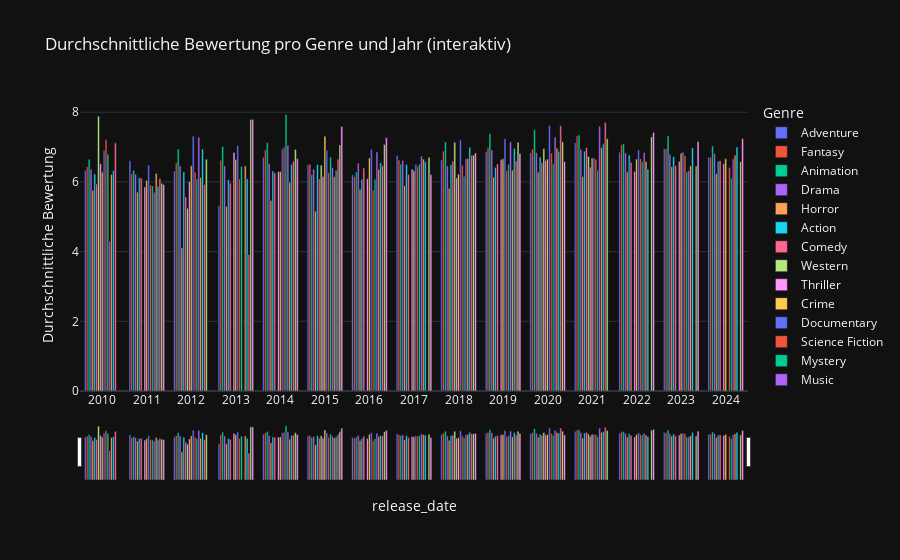

Notebook code cell kept with this figure:
### Markdown cell above
##### Visualisierung der durchschnittlichen Bewertung pro Genre pro Jahr

### Code cell
import pandas as pd
import plotly.express as px

# Wir erstellen einen DataFrame pro Genre-Trace und übergeben genre_name als customdata in jedem Trace.

def plot_interactive_genre(df_grouped):
    fig = px.bar(
        df_grouped,
        x='release_date',
        y='avg_rating',
        color='genre_name',
        barmode='group',

        labels={
            'year': 'Jahr',
            'avg_rating': 'Durchschnittliche Bewertung',
            'genre_name': 'Genre'
        },
        title='Durchschnittliche Bewertung pro Genre und Jahr (interaktiv)'
    )

    # Für jeden Trace: setze custom data individuell
    for trace in fig.data:
        # Der Name des Trace ist bereits der Genre-Name
        genre = trace.name
        # custom data: eine Spalte mit Genre-Namen, gleiche Länge wie x
        trace.customdata = [genre] * len(trace.x)
        # Hover template mit Nutzung von custom data
        trace.hovertemplate = (
            '<b>Genre:</b> %{customdata}<br>'
            '<b>Jahr:</b> %{x}<br>'
            '<b>Bewertung:</b> %{y:.2f}<extra></extra>'
        )

    fig.update_layout(
        xaxis=dict(rangeslider=dict(visible=True), type='category'),
        hovermode='closest',
        legend=dict(title='Genre', orientation='v', x=1.02, y=1)
    )
    return fig

# Anwendung:
fig = plot_interactive_genre(df_grouped)
fig.show()

### Figure 1 — Plotly figure (JSON) as saved in the notebook; plotly's stock layout.template omitted (floating-point values rounded to 4 significant figures)
{"data": [{"alignmentgroup": "True", "hovertemplate": "<b>Genre:</b> %{customdata}<br><b>Jahr:</b> %{x}<br><b>Bewertung:</b> %{y:.2f}<extra></extra>", "legendgroup": "Adventure", "marker": {"color": "#636efa", "pattern": {"shape": ""}}, "name": "Adventure", "offsetgroup": "Adventure", "orientation": "v", "showlegend": true, "textposition": "auto", "x": [2010, 2011, 2012, 2013, 2014, 2015, 2016, 2017, 2018, 2019, 2020, 2021, 2022, 2023, 2024], "xaxis": "x", "y": [6.33, 6.608, 6.312, 5.314, 6.708, 6.492, 6.203, 6.761, 6.635, 6.872, 6.834, 7.125, 6.852, 6.948, 6.712], "yaxis": "y", "type": "bar", "customdata": ["Adventure", "Adventure", "Adventure", "Adventure", "Adventure", "Adventure", "Adventure", "Adventure", "Adventure", "Adventure", "Adventure", "Adventure", "Adventure", "Adventure", "Adventure"]}, {"alignmentgroup": "True", "hovertemplate": "<b>Genre:</b> %{customdata}<br><b>Jahr:</b> %{x}<br><b>Bewertung:</b> %{y:.2f}<extra></extra>", "legendgroup": "Fantasy", "marker": {"color": "#EF553B", "pattern": {"shape": ""}}, "name": "Fantasy", "offsetgroup": "Fantasy", "orientation": "v", "showlegend": true, "textposition": "auto", "x": [2010, 2011, 2012, 2013, 2014, 2015, 2016, 2017, 2018, 2019, 2020, 2021, 2022, 2023, 2024], "xaxis": "x", "y": [6.434, 6.229, 6.548, 6.622, 6.918, 6.505, 6.151, 6.627, 6.884, 6.996, 6.94, 7.318, 7.065, 6.949, 6.705], "yaxis": "y", "type": "bar", "customdata": ["Fantasy", "Fantasy", "Fantasy", "Fantasy", "Fantasy", "Fantasy", "Fantasy", "Fantasy", "Fantasy", "Fantasy", "Fantasy", "Fantasy", "Fantasy", "Fantasy", "Fantasy"]}, {"alignmentgroup": "True", "hovertemplate": "<b>Genre:</b> %{customdata}<br><b>Jahr:</b> %{x}<br><b>Bewertung:</b> %{y:.2f}<extra></extra>", "legendgroup": "Animation", "marker": {"color": "#00cc96", "pattern": {"shape": ""}}, "name": "Animation", "offsetgroup": "Animation", "orientation": "v", "showlegend": true, "textposition": "auto", "x": [2010, 2011, 2012, 2013, 2014, 2015, 2016, 2017, 2018, 2019, 2020, 2021, 2022, 2023, 2024], "xaxis": "x", "y": [6.65, 6.335, 6.942, 7.016, 7.127, 6.207, 6.285, 6.512, 7.146, 7.388, 7.494, 7.345, 7.094, 7.32, 7.031], "yaxis": "y", "type": "bar", "customdata": ["Animation", "Animation", "Animation", "Animation", "Animation", "Animation", "Animation", "Animation", "Animation", "Animation", "Animation", "Animation", "Animation", "Animation", "Animation"]}, {"alignmentgroup": "True", "hovertemplate": "<b>Genre:</b> %{customdata}<br><b>Jahr:</b> %{x}<br><b>Bewertung:</b> %{y:.2f}<extra></extra>", "legendgroup": "Drama", "marker": {"color": "#ab63fa", "pattern": {"shape": ""}}, "name": "Drama", "offsetgroup": "Drama", "orientation": "v", "showlegend": true, "textposition": "auto", "x": [2010, 2011, 2012, 2013, 2014, 2015, 2016, 2017, 2018, 2019, 2020, 2021, 2022, 2023, 2024], "xaxis": "x", "y": [6.366, 6.226, 6.462, 6.461, 6.528, 6.363, 6.541, 6.622, 6.459, 6.919, 6.841, 6.935, 6.834, 6.791, 6.812], "yaxis": "y", "type": "bar", "customdata": ["Drama", "Drama", "Drama", "Drama", "Drama", "Drama", "Drama", "Drama", "Drama", "Drama", "Drama", "Drama", "Drama", "Drama", "Drama"]}, {"alignmentgroup": "True", "hovertemplate": "<b>Genre:</b> %{customdata}<br><b>Jahr:</b> %{x}<br><b>Bewertung:</b> %{y:.2f}<extra></extra>", "legendgroup": "Horror", "marker": {"color": "#FFA15A", "pattern": {"shape": ""}}, "name": "Horror", "offsetgroup": "Horror", "orientation": "v", "showlegend": true, "textposition": "auto", "x": [2010, 2011, 2012, 2013, 2014, 2015, 2016, 2017, 2018, 2019, 2020, 2021, 2022, 2023, 2024], "xaxis": "x", "y": [5.758, 5.709, 4.112, 5.297, 5.465, 5.163, 5.788, 5.889, 5.819, 6.134, 6.284, 6.152, 6.285, 6.436, 6.239], "yaxis": "y", "type": "bar", "customdata": ["Horror", "Horror", "Horror", "Horror", "Horror", "Horror", "Horror", "Horror", "Horror", "Horror", "Horror", "Horror", "Horror", "Horror", "Horror"]}, {"alignmentgroup": "True", "hovertemplate": "<b>Genre:</b> %{customdata}<br><b>Jahr:</b> %{x}<br><b>Bewertung:</b> %{y:.2f}<extra></extra>", "legendgroup": "Action", "marker": {"color": "#19d3f3", "pattern": {"shape": ""}}, "name": "Action", "offsetgroup": "Action", "orientation": "v", "showlegend": true, "textposition": "auto", "x": [2010, 2011, 2012, 2013, 2014, 2015, 2016, 2017, 2018, 2019, 2020, 2021, 2022, 2023, 2024], "xaxis": "x", "y": [6.229, 6.125, 6.285, 6.061, 6.311, 6.497, 6.074, 6.496, 6.494, 6.416, 6.709, 6.884, 6.771, 6.727, 6.59], "yaxis": "y", "type": "bar", "customdata": ["Action", "Action", "Action", "Action", "Action", "Action", "Action", "Action", "Action", "Action", "Action", "Action", "Action", "Action", "Action"]}, {"alignmentgroup": "True", "hovertemplate": "<b>Genre:</b> %{customdata}<br><b>Jahr:</b> %{x}<br><b>Bewertung:</b> %{y:.2f}<extra></extra>", "legendgroup": "Comedy", "marker": {"color": "#FF6692", "pattern": {"shape": ""}}, "name": "Comedy", "offsetgroup": "Comedy", "orientation": "v", "showlegend": true, "textposition": "auto", "x": [2010, 2011, 2012, 2013, 2014, 2015, 2016, 2017, 2018, 2019, 2020, 2021, 2022, 2023, 2024], "xaxis": "x", "y": [5.939, 6.107, 5.571, 5.965, 6.258, 6.087, 6.4, 6.218, 6.597, 6.513, 6.549, 6.981, 6.562, 6.466, 6.607], "yaxis": "y", "type": "bar", "customdata": ["Comedy", "Comedy", "Comedy", "Comedy", "Comedy", "Comedy", "Comedy", "Comedy", "Comedy", "Comedy", "Comedy", "Comedy", "Comedy", "Comedy", "Comedy"]}, {"alignmentgroup": "True", "hovertemplate": "<b>Genre:</b> %{customdata}<br><b>Jahr:</b> %{x}<br><b>Bewertung:</b> %{y:.2f}<extra></extra>", "legendgroup": "Western", "marker": {"color": "#B6E880", "pattern": {"shape": ""}}, "name": "Western", "offsetgroup": "Western", "orientation": "v", "showlegend": true, "textposition": "auto", "x": [2010, 2012, 2015, 2018, 2020, 2021], "xaxis": "x", "y": [7.882, 5.241, 6.478, 7.137, 6.956, 6.731], "yaxis": "y", "type": "bar", "customdata": ["Western", "Western", "Western", "Western", "Western", "Western"]}, {"alignmentgroup": "True", "hovertemplate": "<b>Genre:</b> %{customdata}<br><b>Jahr:</b> %{x}<br><b>Bewertung:</b> %{y:.2f}<extra></extra>", "legendgroup": "Thriller", "marker": {"color": "#FF97FF", "pattern": {"shape": ""}}, "name": "Thriller", "offsetgroup": "Thriller", "orientation": "v", "showlegend": true, "textposition": "auto", "x": [2010, 2011, 2012, 2013, 2014, 2015, 2016, 2017, 2018, 2019, 2020, 2021, 2022, 2023, 2024], "xaxis": "x", "y": [6.523, 5.856, 6.013, 6.841, 6.294, 6.153, 6.093, 6.365, 6.114, 6.639, 6.61, 6.423, 6.3, 6.59, 6.522], "yaxis": "y", "type": "bar", "customdata": ["Thriller", "Thriller", "Thriller", "Thriller", "Thriller", "Thriller", "Thriller", "Thriller", "Thriller", "Thriller", "Thriller", "Thriller", "Thriller", "Thriller", "Thriller"]}, {"alignmentgroup": "True", "hovertemplate": "<b>Genre:</b> %{customdata}<br><b>Jahr:</b> %{x}<br><b>Bewertung:</b> %{y:.2f}<extra></extra>", "legendgroup": "Crime", "marker": {"color": "#FECB52", "pattern": {"shape": ""}}, "name": "Crime", "offsetgroup": "Crime", "orientation": "v", "showlegend": true, "textposition": "auto", "x": [2010, 2011, 2012, 2013, 2014, 2015, 2016, 2017, 2018, 2019, 2020, 2021, 2022, 2023, 2024], "xaxis": "x", "y": [6.28, 6.046, 6.464, 6.642, 6.299, 7.309, 6.683, 6.321, 6.219, 6.665, 6.656, 6.687, 6.655, 6.826, 6.665], "yaxis": "y", "type": "bar", "customdata": ["Crime", "Crime", "Crime", "Crime", "Crime", "Crime", "Crime", "Crime", "Crime", "Crime", "Crime", "Crime", "Crime", "Crime", "Crime"]}, {"alignmentgroup": "True", "hovertemplate": "<b>Genre:</b> %{customdata}<br><b>Jahr:</b> %{x}<br><b>Bewertung:</b> %{y:.2f}<extra></extra>", "legendgroup": "Documentary", "marker": {"color": "#636efa", "pattern": {"shape": ""}}, "name": "Documentary", "offsetgroup": "Documentary", "orientation": "v", "showlegend": true, "textposition": "auto", "x": [2010, 2011, 2012, 2013, 2014, 2015, 2016, 2017, 2018, 2019, 2020, 2021, 2022, 2023], "xaxis": "x", "y": [6.906, 6.486, 7.315, 7.042, 6.948, 6.907, 6.935, 6.506, 7.203, 7.238, 7.616, 6.688, 6.918, 6.858], "yaxis": "y", "type": "bar", "customdata": ["Documentary", "Documentary", "Documentary", "Documentary", "Documentary", "Documentary", "Documentary", "Documentary", "Documentary", "Documentary", "Documentary", "Documentary", "Documentary", "Documentary"]}, {"alignmentgroup": "True", "hovertemplate": "<b>Genre:</b> %{customdata}<br><b>Jahr:</b> %{x}<br><b>Bewertung:</b> %{y:.2f}<extra></extra>", "legendgroup": "Science Fiction", "marker": {"color": "#EF553B", "pattern": {"shape": ""}}, "name": "Science Fiction", "offsetgroup": "Science Fiction", "orientation": "v", "showlegend": true, "textposition": "auto", "x": [2010, 2011, 2012, 2013, 2014, 2015, 2016, 2017, 2018, 2019, 2020, 2021, 2022, 2023, 2024], "xaxis": "x", "y": [7.216, 5.91, 6.279, 6.084, 6.999, 6.26, 5.763, 6.451, 6.48, 6.331, 6.83, 6.645, 6.669, 6.758, 6.412], "yaxis": "y", "type": "bar", "customdata": ["Science Fiction", "Science Fiction", "Science Fiction", "Science Fiction", "Science Fiction", "Science Fiction", "Science Fiction", "Science Fiction", "Science Fiction", "Science Fiction", "Science Fiction", "Science Fiction", "Science Fiction", "Science Fiction", "Science Fiction"]}, {"alignmentgroup": "True", "hovertemplate": "<b>Genre:</b> %{customdata}<br><b>Jahr:</b> %{x}<br><b>Bewertung:</b> %{y:.2f}<extra></extra>", "legendgroup": "Mystery", "marker": {"color": "#00cc96", "pattern": {"shape": ""}}, "name": "Mystery", "offsetgroup": "Mystery", "orientation": "v", "showlegend": true, "textposition": "auto", "x": [2010, 2011, 2012, 2013, 2014, 2015, 2016, 2017, 2018, 2019, 2020, 2021, 2022, 2023, 2024], "xaxis": "x", "y": [6.799, 5.888, 6.087, 6.443, 7.933, 6.71, 6.08, 6.508, 6.166, 6.508, 6.525, 6.335, 6.575, 6.285, 6.105], "yaxis": "y", "type": "bar", "customdata": ["Mystery", "Mystery", "Mystery", "Mystery", "Mystery", "Mystery", "Mystery", "Mystery", "Mystery", "Mystery", "Mystery", "Mystery", "Mystery", "Mystery", "Mystery"]}, {"alignmentgroup": "True", "hovertemplate": "<b>Genre:</b> %{customdata}<br><b>Jahr:</b> %{x}<br><b>Bewertung:</b> %{y:.2f}<extra></extra>", "legendgroup": "Music", "marker": {"color": "#ab63fa", "pattern": {"shape": ""}}, "name": "Music", "offsetgroup": "Music", "orientation": "v", "showlegend": true, "textposition": "auto", "x": [2010, 2011, 2012, 2014, 2015, 2016, 2017, 2018, 2019, 2020, 2021, 2022, 2023, 2024], "xaxis": "x", "y": [4.3, 5.701, 7.284, 7.05, 6.415, 6.859, 6.738, 6.664, 7.15, 7.288, 7.6, 6.846, 6.318, 6.665], "yaxis": "y", "type": "bar", "customdata": ["Music", "Music", "Music", "Music", "Music", "Music", "Music", "Music", "Music", "Music", "Music", "Music", "Music", "Music"]}, {"alignmentgroup": "True", "hovertemplate": "<b>Genre:</b> %{customdata}<br><b>Jahr:</b> %{x}<br><b>Bewertung:</b> %{y:.2f}<extra></extra>", "legendgroup": "Romance", "marker": {"color": "#FFA15A", "pattern": {"shape": ""}}, "name": "Romance", "offsetgroup": "Romance", "orientation": "v", "showlegend": true, "textposition": "auto", "x": [2010, 2011, 2012, 2013, 2014, 2015, 2016, 2017, 2018, 2019, 2020, 2021, 2022, 2023, 2024], "xaxis": "x", "y": [6.218, 6.244, 6.122, 6.462, 5.986, 6.15, 6.361, 6.654, 6.669, 6.341, 6.964, 6.983, 6.585, 6.458, 6.767], "yaxis": "y", "type": "bar", "customdata": ["Romance", "Romance", "Romance", "Romance", "Romance", "Romance", "Romance", "Romance", "Romance", "Romance", "Romance", "Romance", "Romance", "Romance", "Romance"]}, {"alignmentgroup": "True", "hovertemplate": "<b>Genre:</b> %{customdata}<br><b>Jahr:</b> %{x}<br><b>Bewertung:</b> %{y:.2f}<extra></extra>", "legendgroup": "Family", "marker": {"color": "#19d3f3", "pattern": {"shape": ""}}, "name": "Family", "offsetgroup": "Family", "orientation": "v", "showlegend": true, "textposition": "auto", "x": [2010, 2011, 2012, 2013, 2014, 2015, 2016, 2017, 2018, 2019, 2020, 2021, 2022, 2023, 2024], "xaxis": "x", "y": [6.331, 5.873, 6.942, 6.088, 6.508, 6.335, 6.543, 6.58, 6.991, 6.963, 6.875, 7.094, 6.363, 6.978, 7.002], "yaxis": "y", "type": "bar", "customdata": ["Family", "Family", "Family", "Family", "Family", "Family", "Family", "Family", "Family", "Family", "Family", "Family", "Family", "Family", "Family"]}, {"alignmentgroup": "True", "hovertemplate": "<b>Genre:</b> %{customdata}<br><b>Jahr:</b> %{x}<br><b>Bewertung:</b> %{y:.2f}<extra></extra>", "legendgroup": "TV Movie", "marker": {"color": "#FF6692", "pattern": {"shape": ""}}, "name": "TV Movie", "offsetgroup": "TV Movie", "orientation": "v", "showlegend": true, "textposition": "auto", "x": [2010, 2011, 2012, 2013, 2014, 2015, 2016, 2018, 2019, 2020, 2021], "xaxis": "x", "y": [7.121, 6.1, 5.923, 3.918, 6.594, 6.649, 6.462, 6.76, 6.6, 7.609, 7.705], "yaxis": "y", "type": "bar", "customdata": ["TV Movie", "TV Movie", "TV Movie", "TV Movie", "TV Movie", "TV Movie", "TV Movie", "TV Movie", "TV Movie", "TV Movie", "TV Movie"]}, {"alignmentgroup": "True", "hovertemplate": "<b>Genre:</b> %{customdata}<br><b>Jahr:</b> %{x}<br><b>Bewertung:</b> %{y:.2f}<extra></extra>", "legendgroup": "History", "marker": {"color": "#B6E880", "pattern": {"shape": ""}}, "name": "History", "offsetgroup": "History", "orientation": "v", "showlegend": true, "textposition": "auto", "x": [2011, 2012, 2013, 2014, 2015, 2016, 2017, 2018, 2019, 2020, 2021, 2022, 2023, 2024], "xaxis": "x", "y": [5.96, 6.65, 7.788, 6.933, 7.061, 7.073, 6.704, 6.764, 7.138, 7.151, 7.24, 7.29, 6.456, 6.582], "yaxis": "y", "type": "bar", "customdata": ["History", "History", "History", "History", "History", "History", "History", "History", "History", "History", "History", "History", "History", "History"]}, {"alignmentgroup": "True", "hovertemplate": "<b>Genre:</b> %{customdata}<br><b>Jahr:</b> %{x}<br><b>Bewertung:</b> %{y:.2f}<extra></extra>", "legendgroup": "War", "marker": {"color": "#FF97FF", "pattern": {"shape": ""}}, "name": "War", "offsetgroup": "War", "orientation": "v", "showlegend": true, "textposition": "auto", "x": [2011, 2013, 2014, 2015, 2016, 2017, 2018, 2019, 2020, 2022, 2023, 2024], "xaxis": "x", "y": [5.925, 7.788, 6.67, 7.592, 7.268, 6.214, 6.828, 6.813, 6.585, 7.415, 7.16, 7.24], "yaxis": "y", "type": "bar", "customdata": ["War", "War", "War", "War", "War", "War", "War", "War", "War", "War", "War", "War"]}], "layout": {"xaxis": {"anchor": "y", "domain": [0.0, 1.0], "title": {"text": "release_date"}, "rangeslider": {"visible": true}, "type": "category"}, "yaxis": {"anchor": "x", "domain": [0.0, 1.0], "title": {"text": "Durchschnittliche Bewertung"}}, "legend": {"title": {"text": "Genre"}, "tracegroupgap": 0, "orientation": "v", "x": 1.02, "y": 1}, "title": {"text": "Durchschnittliche Bewertung pro Genre und Jahr (interaktiv)"}, "barmode": "group", "hovermode": "closest"}}
